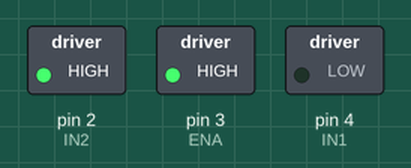
This sketch was run on a simulated Arduino Uno, built with avr-gcc and run on an emulated ATmega328P. Shown: switched loads named in the sketch (green lamp = pin HIGH). What the sketch prints to the serial monitor is not drawn.

Above: at 0.1 s.
Timing chart, 0 to 1.6 s (numbered marks = the images above):
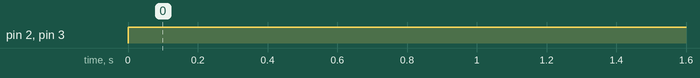

The sketch:

motor.ino
```cpp
#define ENA 3 // set speed with PWM
#define IN1 4 // reverse
#define IN2 2 // forward

void setup() {
  pinMode(ENA, OUTPUT);
  pinMode(IN2, OUTPUT);
  pinMode(IN1, OUTPUT);

  Serial.begin(9600);
}

void loop() {
  Serial.println("Forward Speed 100%");
  digitalWrite(IN2, HIGH);
  digitalWrite(IN1, LOW);
  analogWrite(ENA, 255);
  delay(2000);
}
```

Measured:
- by itself, pin 2 (IN2), pin 3 (ENA): LOW → HIGH at 0.00 s
